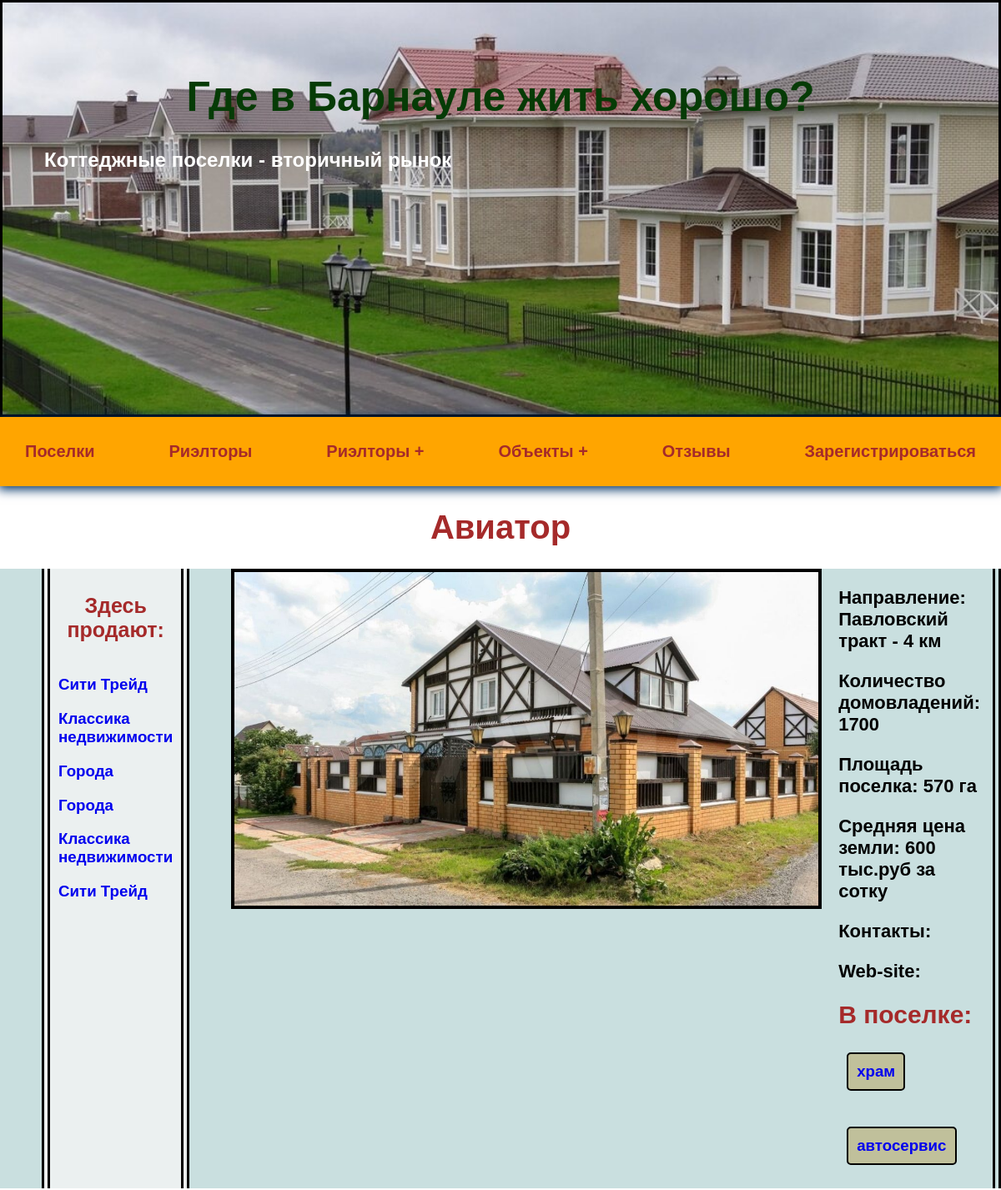
Page /village/2/ (upper part) on the earlier database version.
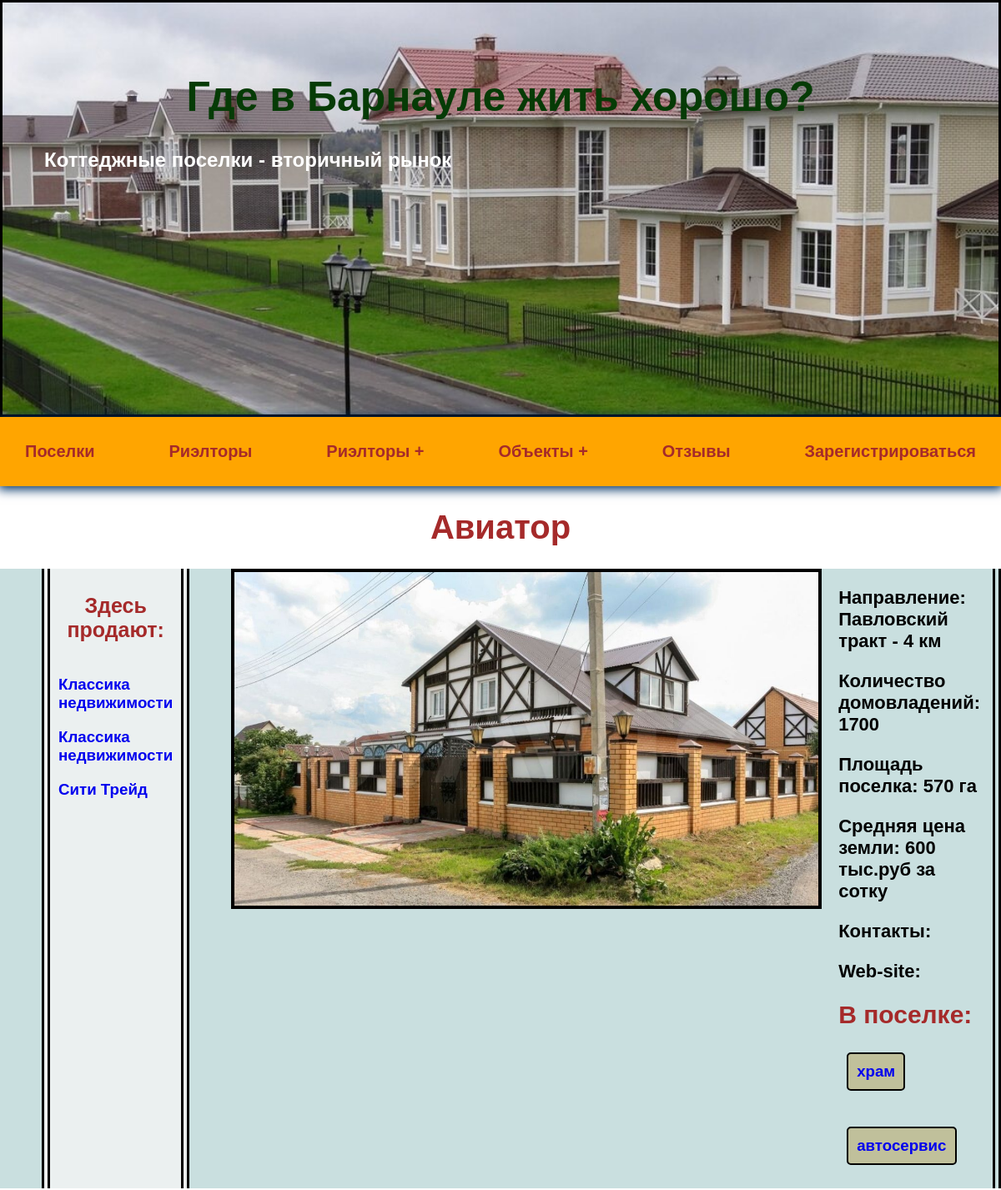
Same page on the later database version.
### realtors/models.py (models this page shows, shortened)
class Cottage(models.Model):
    rlt = models.ForeignKey(Realtor, on_delete=models.CASCADE)
    village = models.CharField(max_length=100)
    adress = models.CharField(max_length=200)
    land_area = models.IntegerField(default=0)
    house_area = models.IntegerField(default=0)
    floors = models.IntegerField(default=1)
    walls = models.CharField(max_length=100)
    bedrooms = models.IntegerField(default=1)
    web_site = models.CharField(max_length=200, blank=True)
    price = models.IntegerField(default=0)
    def __str__(self):
        return self.adress

class Realtor(models.Model):
    title = models.CharField(max_length=100)
    office_adress = models.CharField(max_length=200)
    description = models.TextField(blank=True)
    featured_image = models.ImageField(upload_to="realtors", blank=True, default="default.jpg")
    experience = models.IntegerField(default=0)
    contacts = models.CharField(max_length=200, blank=True)
    website = models.CharField(max_length=400, blank=True)
    whatsapp = models.CharField(max_length=100, blank=True)
    telegram = models.CharField(max_length=100, blank=True)
    class Meta:
        ordering = ['title']

### villages/models.py (models this page shows)
class Infrastructure(models.Model):
    name = models.CharField(max_length=200, blank=True)
    def __str__(self):
        return self.name

### villages/views.py (the view)
# urls.py: path('village/<str:pk>/', views.village, name="village"),
def village(request, pk):
    village.obj = Village.objects.get(id=pk)
    cottages = Cottage.objects.filter(village=village.obj.title)
    print(cottages)
    return render(request, 'villages/one_village.html', {'village': village.obj, 'cottages': cottages})

### villages/templates/villages/one_village.html (shortened to what this page needs)
{% extends 'villages/base.html' %}
{% block content %}
<h1>{{ village.title }}</h1>
<div class="cards_one">
    <div class="cards_one_left">
        <h2>Здесь продают:</h2>
            <div class="realt">
                {% for realt in cottages %}
                <a href="{% url 'realtor' realt.rlt.id %}">
                    <h3>{{ realt.rlt.title }}</h3>
                </a>
                {% endfor %}
            </div>
    </div>
    <div class="cards_one_right">
        <div class="left">
            <img class="image_card_one" src="{{ village.featured_image.url }}" alt="image_card">
        </div>
        <div class="right">
            <p>Направление:<br>{{ village.direction }} - {{ village.distance }} км</p>
            <p>Количество домовладений: {{ village.quantity }}</p>
            <p>Площадь поселка: {{ village.square }} га</p>
            <p>Средняя цена земли: {{ village.land_price }} тыс.руб за сотку</p>
            <p>Контакты: {{ village.contacts }}</p>
            <p>Web-site: {{ village.website }}</p>
            <span>В поселке:</span>
                <div class="info">
                    {% for info in village.infrastructures.all %}
                    <a href="{% url 'villages' %}">
                    <h3>{{ info }}</h3>
                    </a>
                    {% endfor %}
                </div>
        </div>
    </div>
</div>
{% endblock %}

Differences in the rows shown:
removed Cottage: rlt "Сити Трейд"
removed Cottage: rlt "Города"
removed Cottage: rlt "Города"
